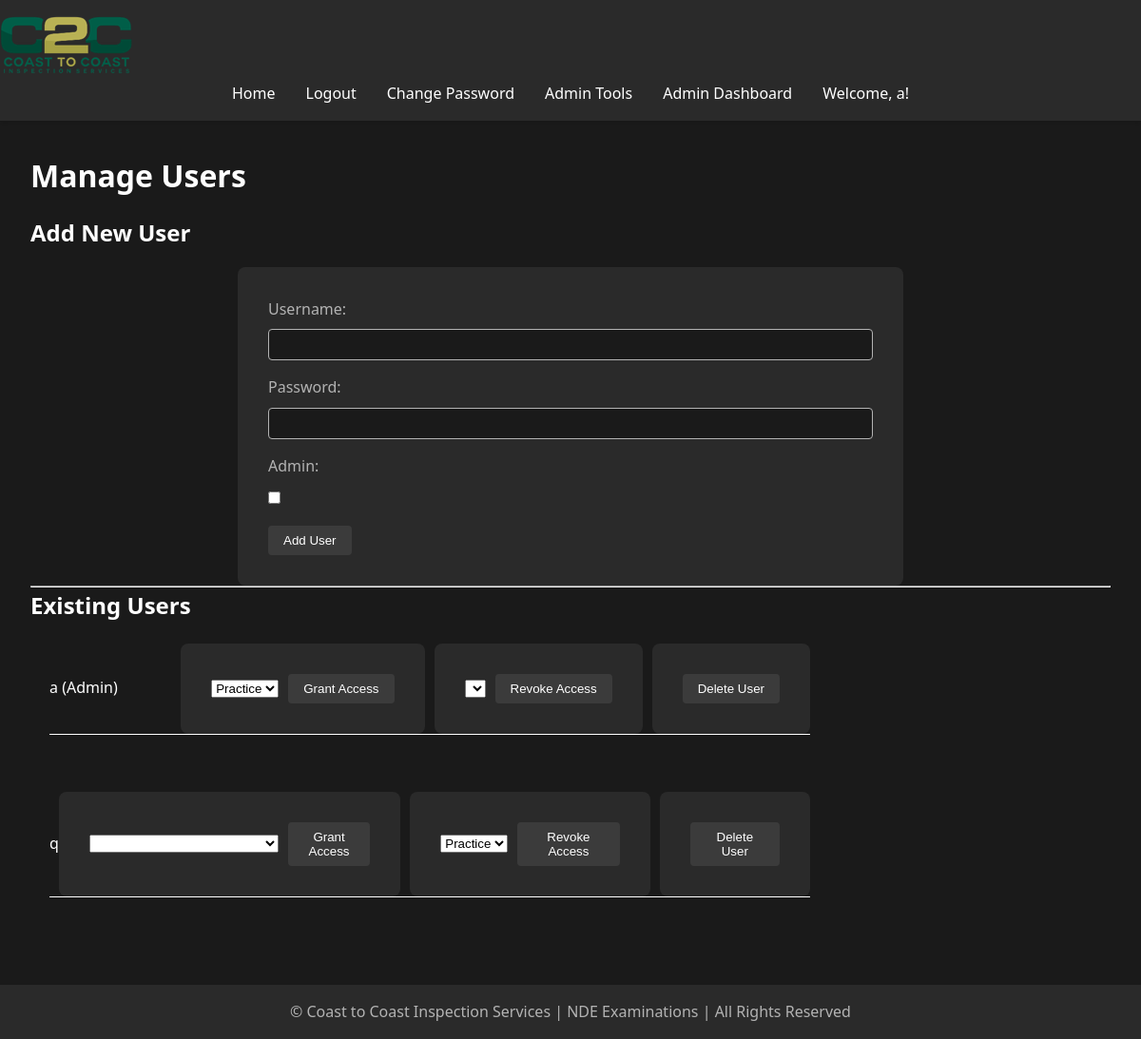
Page /admin/manage_users (signed in) on the earlier database version.
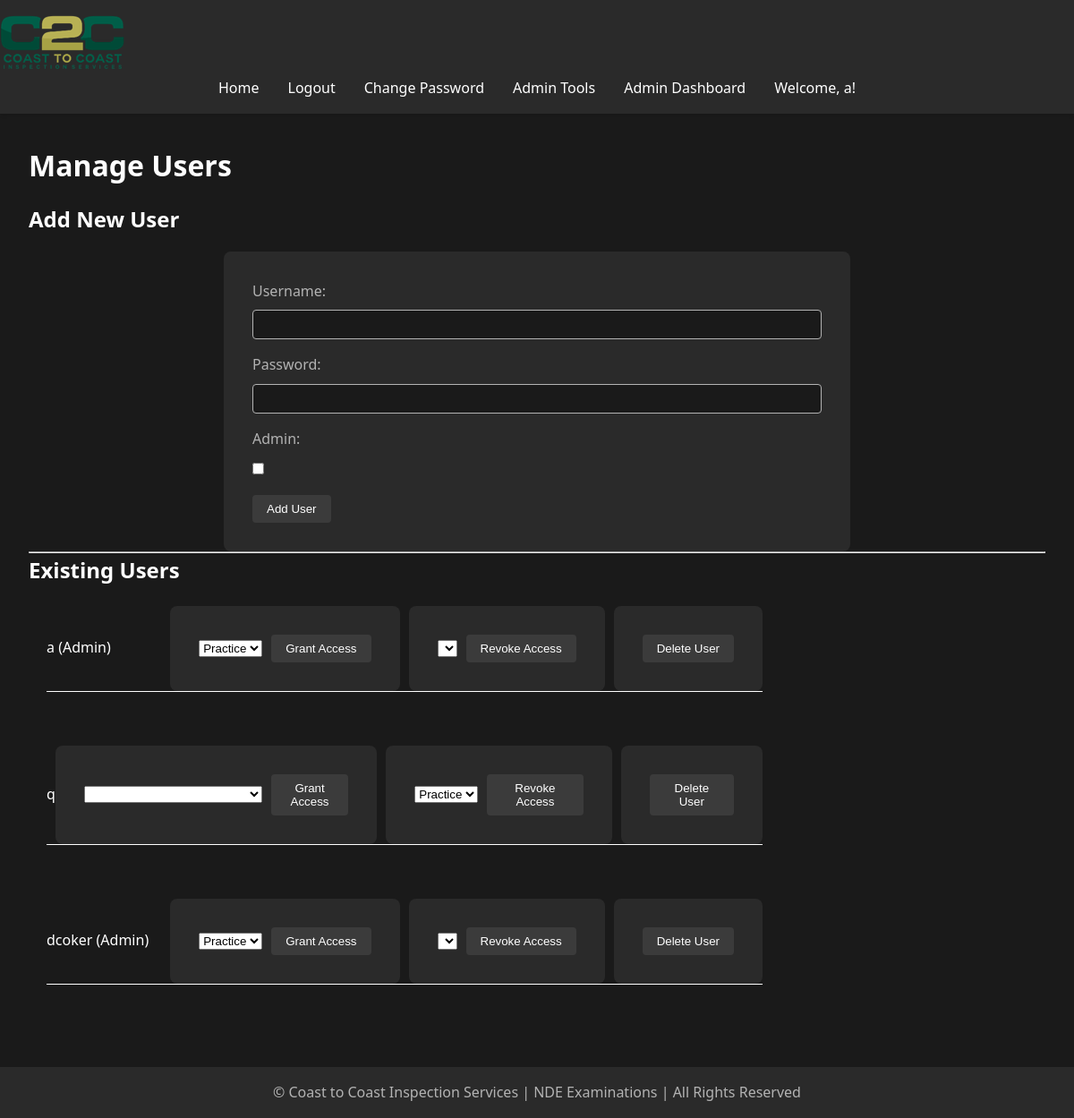
Same page on the later database version.
### models.py (models this page shows)
class User(UserMixin, db.Model):
    id = db.Column(db.Integer, primary_key=True)
    username = db.Column(db.String(80), unique=True, nullable=False)
    password = db.Column(db.String(120), nullable=False)
    is_admin = db.Column(db.Boolean, default=False)
    exam_results = db.relationship('ExamResult', back_populates='user', lazy=True, cascade="all, delete-orphan")
    accesses = db.relationship('ExamAccess', back_populates='user', lazy=True, cascade="all, delete-orphan")
    access_requests = db.relationship('ExamAccessRequest', back_populates='user', lazy=True, cascade="all, delete-orphan")

### app.py (the view, shortened to what this page needs)
@app.route('/admin/manage_users', methods=['GET', 'POST'])
@login_required
def manage_users():
    if not current_user.is_admin:
        flash('You do not have permission to access this page.', 'error')
        return redirect(url_for('home'))
    users = User.query.all()  # Get all users
    exams = Exam.query.all()  # Get all Exams
    return render_template('manage_users.html', users=users, exams=exams)

### app.py (called while the page is built)
@app.before_request
def reset_session_on_navigation():
    exam_endpoints = ['take_exam', 'submit_exam']
    current_endpoint = request.endpoint
    if current_endpoint is None:
        return

@app.context_processor
def utility_processor():
    def format_pacific_time(utc_dt):
        pacific_time = utc_to_pacific(utc_dt)
        return pacific_time.strftime('%Y-%m-%d %I:%M:%S %p %Z')
    return dict(format_pacific_time=format_pacific_time)

@login_manager.user_loader
def load_user(user_id):
    return User.query.get(int(user_id))

@app.before_request
def manage_exam_session():
    if 'start_new_exam' in request.args:
        session.pop('answers', None)
        session.pop('current_index', None)
        session.pop('start_time', None)
    elif 'exam_submitted' in session and request.endpoint != 'exam_results':
        session.pop('answers', None)
        session.pop('current_index', None)
        session.pop('start_time', None)
        session.pop('exam_submitted', None)

### templates/manage_users.html
{% extends "base.html" %}
{% block content %}
    <h1>Manage Users</h1>
    <h2>Add New User</h2>
    <form action="{{ url_for('manage_users') }}" method="POST">
        <div class="form-group">
            <label for="username">Username:</label>
            <input type="text" name="username" id="username" class="form-control" required>
        </div>
        <div class="form-group">
            <label for="password">Password:</label>
            <input type="password" name="password" id="password" class="form-control" required>
        </div>
        <div class="form-group">
            <label for="is_admin">Admin:</label>
            <input type="checkbox" name="is_admin" id="is_admin">
        </div>
        <button type="submit" class="btn btn-primary">Add User</button>
    </form>
    <hr>
    <h2>Existing Users</h2>
    {% if users %}
        <ul style="list-style-type: none; padding: 0; margin: 20px;">
            {% for user in users %}
                <li style="margin-bottom: 60px; display: flex; align-items: center; border-bottom: white solid 1px; max-width: 800px; justify-content: space-evenly;">
                    <span style="flex-grow: 1;">{{ user.username }} {% if user.is_admin %}(Admin){% endif %}</span>
                    <form action="{{ url_for('grant_exam_access', user_id=user.id) }}" method="POST" style="display: flex; align-items: center; margin-right: 10px; justify-content: space-evenly;">
                        <select name="exam_id" class="form-control">
                            {% for exam in exams %}
                                {% set has_access = exam.id in user.accesses|map(attribute='exam_id')|list %}
                                <option value="{{ exam.id }}" {% if has_access %}disabled{% endif %}>
                                    {{ exam.title }} {% if has_access %}(Already has access){% endif %}
                                </option>
                            {% endfor %}
                        </select>
                        <button type="submit" class="btn btn-primary" style="margin-left: 10px;">Grant Access</button>
                    </form>
                    <form action="{{ url_for('revoke_exam_access', user_id=user.id) }}" method="POST" style="display: flex; align-items: center;">
                        <select name="exam_id" class="form-control" style="margin-right: 10px;">
                            {% for access in user.accesses %}
                                <option value="{{ access.exam.id }}">{{ access.exam.title }}</option>
                            {% endfor %}
                        </select>
                        <button type="submit" class="btn btn-danger">Revoke Access</button>
                    </form>
                    <form action="{{ url_for('delete_user', user_id=user.id) }}" method="POST" style="display:inline; margin-left: 10px;">
                        <button type="submit" class="btn btn-danger" onclick="return confirm('Are you sure you want to delete this user?');">Delete User</button>
                    </form>
                </li>
            {% endfor %}
        </ul>
    {% else %}
        <p>No users available.</p>
    {% endif %}
{% endblock %}

### templates/base.html (shortened to what this page needs)
<!DOCTYPE html>
<html lang="en">
<head>
    <link rel="stylesheet" href="{{ url_for('static', filename='css/style.css') }}">
</head>
<body>
    <header>
        <nav class="navbar">
            <a class="navbar-brand" href="{{ url_for('home') }}">
                <img src="{{ url_for('static', filename='images/logo.png') }}" alt="Logo" class="logo">
            </a>
            <ul class="navbar-nav">
                <li><a href="{{ url_for('home') }}">Home</a></li>
                {% if current_user.is_authenticated %}
                    <li><a href="{{ url_for('logout') }}">Logout</a></li>
                    <li><a href="{{ url_for('change_password') }}">Change Password</a></li>
                    {% if current_user.is_admin %}
                        <li><a href="{{ url_for('admin.index') }}">Admin Tools</a></li>
                        <li><a href="{{ url_for('admin_dashboard') }}">Admin Dashboard</a></li>
                    {% endif %}
                    <li class="user-welcome">
                        <span>Welcome, {{ current_user.username }}!</span>
                    </li>
                {% else %}
                    <li><a href="{{ url_for('login') }}">Login</a></li>
                    <li><a href="{{ url_for('register') }}">Register</a></li>
                {% endif %}
            </ul>
        </nav>
    </header>
    <main>
        {% block content %}{% endblock %}
    </main>
    <footer>
        <p>&copy; Coast to Coast Inspection Services | NDE Examinations | All Rights Reserved</p>
    </footer>
</body>
</html>

### static/css/style.css (style rules this page uses)
:root { --bg-primary: #1a1a1a; --bg-secondary: #2a2a2a; --text-primary: #ffffff; --text-secondary: #b3b3b3; --accent-color: #87c787; --error-color: #cf6679; --success-color: #03dac6; }
* { box-sizing: border-box; margin: 0; padding: 0; }
body { font-family: 'Segoe UI', Tahoma, Geneva, Verdana, sans-serif; line-height: 1.6; color: var(--text-primary); background-color: var(--bg-primary); min-height: 100vh; display: flex; flex-direction: column; }
header { background-color: var(--bg-secondary); padding: 1rem 0; box-shadow: 0 2px 4px rgba(0,0,0,0.1); }
nav ul { display: flex; justify-content: center; align-items: center; height: 100%; list-style-type: none; margin: 0; padding: 0; }
nav ul li { margin: 0 1rem; }
nav ul li a { color: var(--text-primary); text-decoration: none; font-weight: 500; transition: color 0.3s ease; }
main { flex: 1; padding: 2rem; max-width: 1200px; margin: 0 auto; width: 100%; }
h1, h2, h3 { margin-bottom: 1rem; color: var(--text-primary); }
a { color: var(--accent-color); text-decoration: none; transition: color 0.3s ease; }
form { background-color: var(--bg-secondary); padding: 2rem; border-radius: 8px; max-width: 700px; margin: 0 auto; }
form div { margin-bottom: 1rem; }
label { display: block; margin-bottom: 0.5rem; color: var(--text-secondary); }
input[type="text"], input[type="password"], textarea { width: 100%; padding: 0.5rem; border: 1px solid var(--text-secondary); border-radius: 4px; background-color: var(--bg-primary); color: var(--text-primary); }
button { background-color: rgb(59, 59, 59); color: var(--text-primary); padding: 0.5rem 1rem; border: none; border-radius: 4px; cursor: pointer; transition: background-color 0.3s ease; }
footer { text-align: center; padding: 1rem 0; background-color: var(--bg-secondary); color: var(--text-secondary); }

Differences in the rows shown:
added User: username "dcoker", is_admin "(Admin)"
